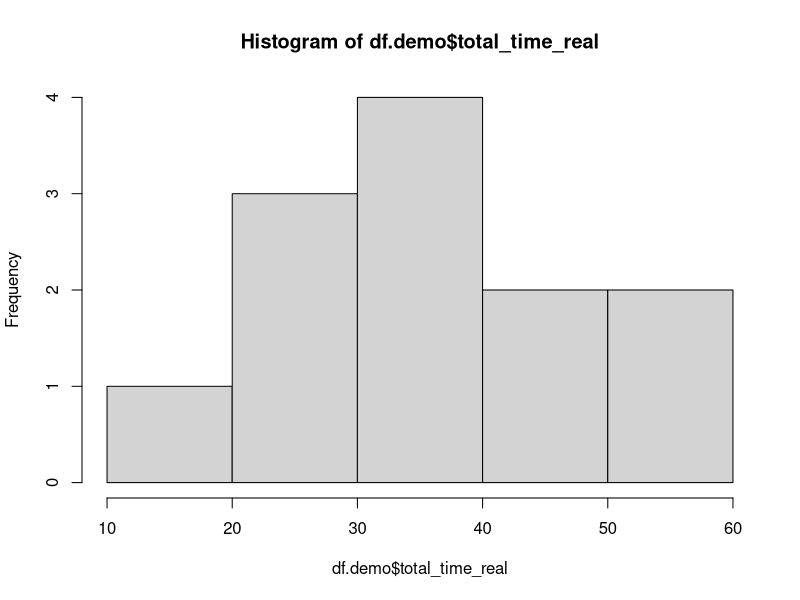
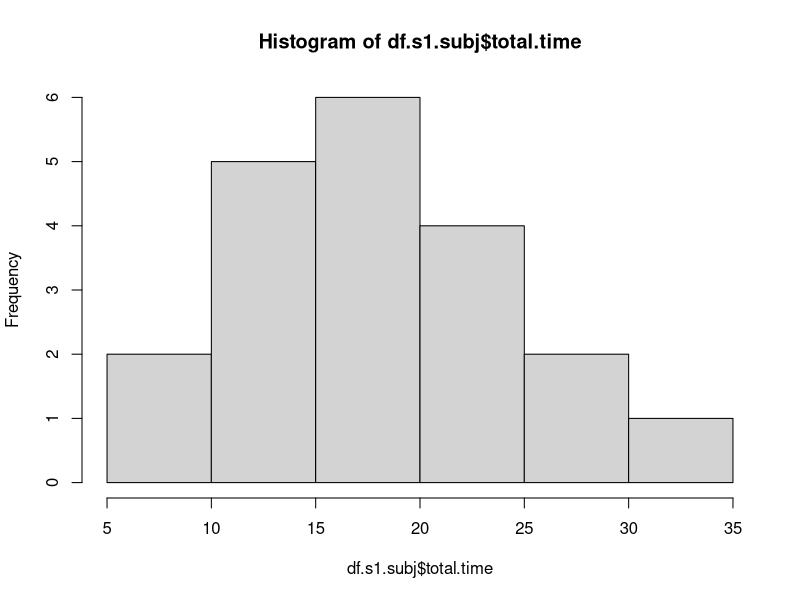
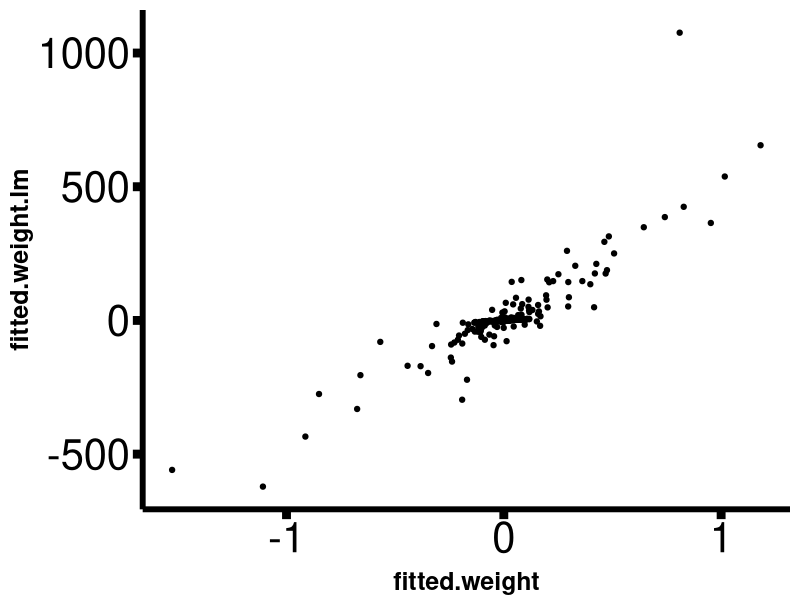
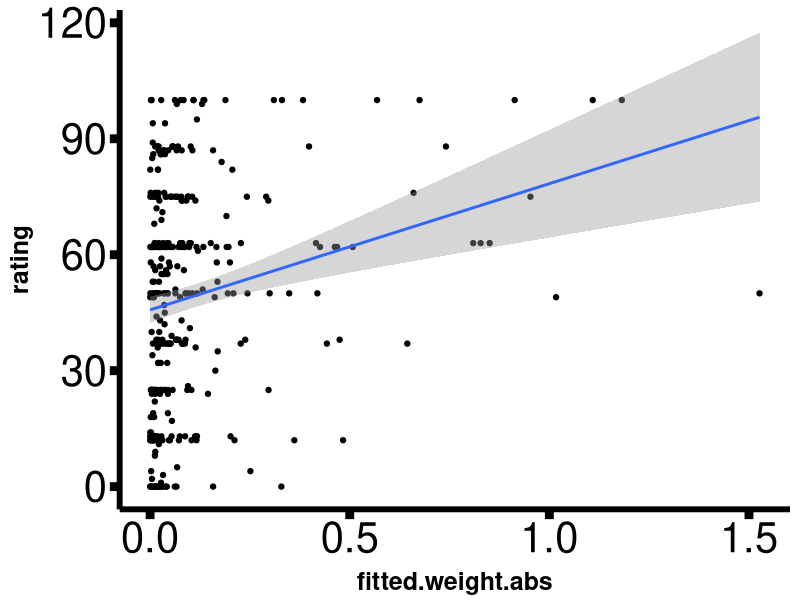
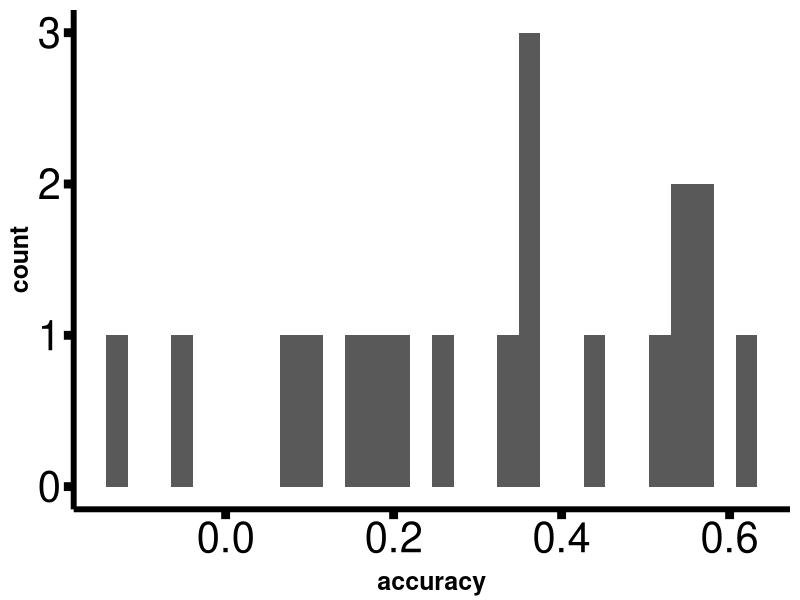
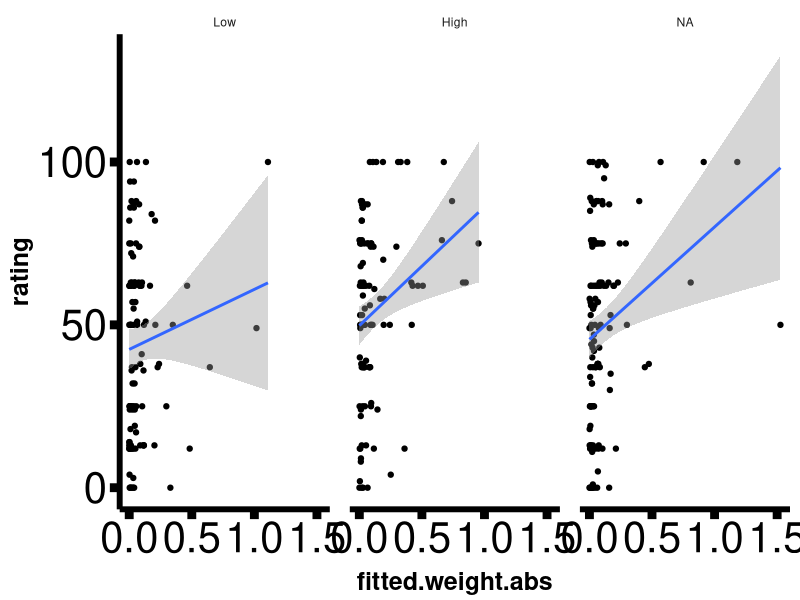
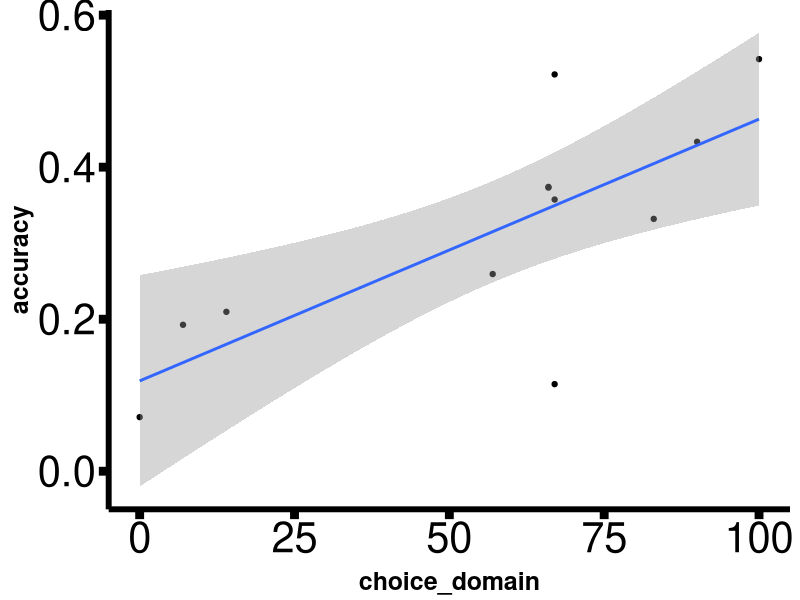
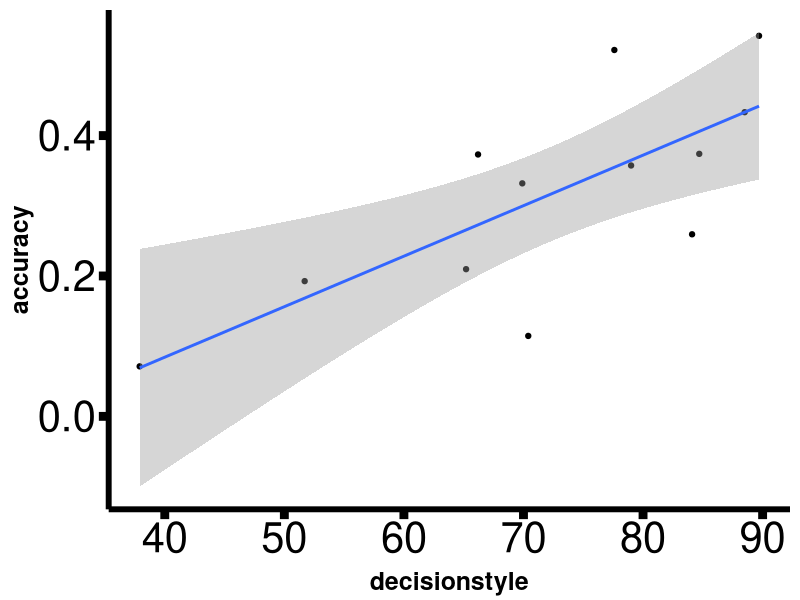

The R source for these figures, in order:

# Setup -------------------------------------------------------------------
require(dplyr)
require(ggplot2)
require(lme4)
require(lmerTest)

theme_update(strip.background = element_blank(),
             panel.grid.major = element_blank(),
             panel.grid.minor = element_blank(),
             panel.background = element_blank(),
             plot.background = element_blank(),
             axis.text=element_text(size=30, colour = "black"),
             axis.title=element_text(size=18, face = "bold"),
             axis.title.x = element_text(vjust = 0),
             legend.title = element_text(size = 24, face = "bold"),
             legend.text = element_text(size = 20),
             plot.title = element_text(size = 26, face = "bold", vjust = 1),
             panel.margin = unit(1.0, "lines"), 
             plot.margin = unit(c(0.5,  0.5, 0.5, 0.5), "lines"),
             axis.line = element_line(colour = "black", size = 2),
             axis.ticks = element_line(color = 'black', size = 3),
             axis.ticks.length = unit(.25, 'cm')
)

theme_black = function(base_size = 12, base_family = "") {
  theme_grey(base_size = base_size, base_family = base_family) %+replace%
    theme(
      # Specify axis options
      axis.line = element_blank(),  
      axis.text.x = element_text(size = base_size*0.8, color = "white", lineheight = 0.9),  
      axis.text.y = element_text(size = base_size*0.8, color = "white", lineheight = 0.9),  
      axis.ticks = element_line(color = "white", size  =  0.2),  
      axis.title.x = element_text(size = base_size, color = "white", margin = margin(0, 10, 0, 0)),  
      axis.title.y = element_text(size = base_size, color = "white", angle = 90, margin = margin(0, 10, 0, 0)),  
      axis.ticks.length = unit(0.3, "lines"),   
      # Specify legend options
      legend.background = element_rect(color = NA, fill = "black"),  
      legend.key = element_rect(color = "white",  fill = "black"),  
      legend.key.size = unit(1.2, "lines"),  
      legend.key.height = NULL,  
      legend.key.width = NULL,      
      legend.text = element_text(size = base_size*0.8, color = "white"),  
      legend.title = element_text(size = base_size*0.8, face = "bold", hjust = 0, color = "white"),  
      legend.position = "right",  
      legend.text.align = NULL,  
      legend.title.align = NULL,  
      legend.direction = "vertical",  
      legend.box = NULL, 
      # Specify panel options
      panel.grid.major = element_blank(),
      panel.grid.minor = element_blank(),
      panel.background = element_blank(),
      panel.border = element_rect(fill = NA, color = "white"),  
      # Specify facetting options
      strip.background = element_rect(fill = "grey30", color = "grey10"),  
      strip.text.x = element_text(size = base_size*0.8, color = "white"),  
      strip.text.y = element_text(size = base_size*0.8, color = "white",angle = -90),  
      # Specify plot options
      plot.background = element_rect(color = "black", fill = "black"),  
      plot.title = element_text(size = base_size*1.2, color = "white"),  
      plot.margin = unit(rep(1, 4), "lines")
    )
}
se = function(x) {return(sd(x, na.rm = T) / sqrt(sum(!is.na(x))))}
as.string.vector = function(x) {
  return(strsplit(x,',')[[1]])
}
as.numeric.vector = function(x) {
  return(as.numeric(strsplit(x,',')[[1]]))
}
as.string = function(x) {
  return(paste(x, collapse = ','))
}
dodge <- position_dodge(width=0.9)

# Only works in RStudio -- otherwise you have to set the path manually
setwd(dirname(rstudioapi::getActiveDocumentContext()$path))

# Load data ---------------------------------------------------------------
df.demo.raw = read.csv('demo.csv', stringsAsFactors = F) %>% arrange(subject) %>% mutate(total_time_real = total_time / 60000)
df.s1.raw = read.csv('s1.csv', stringsAsFactors = F) %>% arrange(subject)
df.s2.raw = read.csv('s2.csv', stringsAsFactors = F) %>% arrange(subject)


# Do filtering ---------------------------------------------------------

df.demo = df.demo.raw %>% mutate(subject = factor(subject), subject.num = as.numeric(subject))
df.s1 = df.s1.raw %>% filter(practice == 0) %>% mutate(subject = factor(subject), subject.num = as.numeric(subject))
df.s2 = df.s2.raw %>% mutate(subject = factor(subject), subject.num = as.numeric(subject))


# Clean data --------------------------------------------------------------


ds.reversed = 6:10
mindfulness.reversed = c(3,4,7,8,9,13)
sk.reversed = c(4,5,6,7,8,9,10,11,12)

df.demo$decisionstyle = numeric(nrow(df.demo))
df.demo$mindfulness = numeric(nrow(df.demo))
df.demo$sk = numeric(nrow(df.demo))

for (i in 1:nrow(df.demo)) {
  ds = as.numeric.vector(df.demo$decisionstyle_responses[i])
  ds[ds.reversed] = 100 - ds[ds.reversed]
  df.demo$decisionstyle[i] = mean(ds)
  
  mindfulness = as.numeric.vector(df.demo$mindfulness_responses[i])
  mindfulness[mindfulness.reversed] = 100 - mindfulness[mindfulness.reversed]
  df.demo$mindfulness[i] = mean(mindfulness)
  
  sk = as.numeric.vector(df.demo$selfknowledge_responses[i])
  sk[sk.reversed] = 100 - sk[sk.reversed]
  df.demo$sk[i] = mean(sk)
}

df.demo = df.demo %>%
  mutate(choice.domain.fac = factor(choice_domain > median(choice_domain), c(F,T), c('Low', 'High')),
         decisionstyle.fac = factor(decisionstyle > median(decisionstyle), c(F,T), c('Low', 'High')),
         mindfulness.fac = factor(mindfulness > median(mindfulness), c(F,T), c('Low', 'High')),
         sk.fac = factor(sk > median(sk), c(F,T), c('Low', 'High')))

df.s1$choice.domain = numeric(nrow(df.s1))
df.s1$decisionstyle = numeric(nrow(df.s1))
df.s1$mindfulness = numeric(nrow(df.s1))
df.s1$sk = numeric(nrow(df.s1))

for (i in 1:nrow(df.s1)) {
  demo.row = as.character(df.demo$subject) == as.character(df.s1$subject[i])
  if (any(demo.row)) {
    df.s1$choice.domain[i] = df.demo$choice_domain[demo.row]
    df.s1$decisionstyle[i] = df.demo$decisionstyle[demo.row]
    df.s1$mindfulness[i] = df.demo$mindfulness[demo.row]
    df.s1$sk[i] = df.demo$sk[demo.row]
  } else {
    df.s1$choice.domain[i] = NA
    df.s1$decisionstyle[i] = NA
    df.s1$mindfulness[i] = NA
    df.s1$sk[i] = NA
  }
}

df.s1 = df.s1 %>%
  mutate(choice.domain.fac = factor(choice.domain > median(choice.domain, na.rm = T), c(F,T), c('Low', 'High')),
         decisionstyle.fac = factor(decisionstyle > median(decisionstyle, na.rm = T), c(F,T), c('Low', 'High')),
         mindfulness.fac = factor(mindfulness > median(mindfulness, na.rm = T), c(F,T), c('Low', 'High')),
         sk.fac = factor(sk > median(sk,na.rm = T), c(F,T), c('Low', 'High')))


df.s2$choice.domain = numeric(nrow(df.s2))
df.s2$decisionstyle = numeric(nrow(df.s2))
df.s2$mindfulness = numeric(nrow(df.s2))
df.s2$sk = numeric(nrow(df.s2))

for (i in 1:nrow(df.s2)) {
  demo.row = as.character(df.demo$subject) == as.character(df.s2$subject[i])
  if (any(demo.row)) {
    df.s2$choice.domain[i] = df.demo$choice_domain[demo.row]
    df.s2$decisionstyle[i] = df.demo$decisionstyle[demo.row]
    df.s2$mindfulness[i] = df.demo$mindfulness[demo.row]
    df.s2$sk[i] = df.demo$sk[demo.row]
  } else {
    df.s2$choice.domain[i] = NA
    df.s2$decisionstyle[i] = NA
    df.s2$mindfulness[i] = NA
    df.s2$sk[i] = NA
  }
}

df.s2 = df.s2 %>%
  mutate(choice.domain.fac = factor(choice.domain > median(choice.domain, na.rm = T), c(F,T), c('Low', 'High')),
         decisionstyle.fac = factor(decisionstyle > median(decisionstyle, na.rm = T), c(F,T), c('Low', 'High')),
         mindfulness.fac = factor(mindfulness > median(mindfulness, na.rm = T), c(F,T), c('Low', 'High')),
         sk.fac = factor(sk > median(sk,na.rm = T), c(F,T), c('Low', 'High')))


## Stage 1 choices
atts = c('Number of Bedrooms','Size of Garage','Amount of Crime in Neighborhood','Proximity to Parks','Proximity to Waterfront/Beaches',
         'Proximity to Cafes/Restaurants','Noise Pollution','Reputation of Closest School','Amount of Natural Light','Age of Building','Washer/Dryer','Size of Yard','Fireplace',
         'Central AC','Climate of Area','Hardwood Floors','Freshly Painted Exterior','Size of Home')

att.nums = 1:length(atts)
att.nums.str = as.character(att.nums)

atts.opt1 = paste0(atts,'.opt1')
atts.opt2 = paste0(atts,'.opt2')
atts.opt1.enclosed = paste0('`',atts.opt1,'`')
atts.opt2.enclosed = paste0('`',atts.opt2,'`')
atts.opt.diff = paste0(atts,'.diff')
atts.opt.diff.enclosed = paste0('`',atts.opt.diff,'`')

#df.s1.modeling = df.s1

df.s1[,atts.opt1] = NA
df.s1[,atts.opt2] = NA
#df.s1.modeling[,att.nums.str] = NA

df.avail.atts = data.frame(matrix(0,nrow = nrow(df.s1), ncol = length(atts)+1))
colnames(df.avail.atts) = c('subject.num', atts.opt1)
df.avail.atts$subject.num = df.s1$subject.num

for (i in 1:nrow(df.s1)) {
  cur.atts = as.string.vector(df.s1$attributes[i])
  cur.opt1.vals = as.string.vector(df.s1$opt1_values[i])
  cur.opt2.vals = as.string.vector(df.s1$opt2_values[i])
  
  cur.att.nums = numeric(length(cur.atts))
  for (j in 1:length(cur.atts)) {
    cur.att.nums[j] = which(cur.atts[j] == atts)
    df.s1[i,atts.opt1[cur.att.nums[j]]] = cur.opt1.vals[j]
    df.s1[i,atts.opt2[cur.att.nums[j]]] = cur.opt2.vals[j]
    df.avail.atts[i,atts.opt1[cur.att.nums[j]]] = 1
  }
  
  df.s1$att.nums[i] = as.string(cur.att.nums)
}

# clean up data
scale1 = c('None', 'Small', 'Medium', 'Large')
scale2 = c('Very Low', 'Low', 'Moderate', 'High', 'Very High')
scale3 = c('Very Bad', 'Bad', 'Moderate', 'Good', 'Very Good')
scale4 = c('Old', 'Medium', 'New')
scale5 = c('No', 'Yes')
scale6 = c('No natural light', 'A little natural light', 'Moderate natural light', 'A lot of natural light')
scale7 = c('Low', 'Medium', 'High')

for (i in 1:length(atts)) {
  cur.att.opt1 = paste0(atts[i],'.opt1')
  cur.att.opt2 = paste0(atts[i],'.opt2')
  
  if (atts[i] %in% c('Number of Bedrooms')) {
    df.s1[,cur.att.opt1] = as.numeric(df.s1[,cur.att.opt1])
    df.s1[,cur.att.opt2] = as.numeric(df.s1[,cur.att.opt2])
  } else if (atts[i] %in% c('Size of Home', 'Proximity to Parks', 'Proximity to Waterfront/Beaches', 'Proximity to Cafes/Restaurants')) {
    df.s1[,cur.att.opt1] = as.numeric(sub('\\ .*', '', df.s1[,cur.att.opt1]))
    df.s1[,cur.att.opt2] = as.numeric(sub('\\ .*', '', df.s1[,cur.att.opt2]))
  } else if (atts[i] %in% c('Amount of Crime in Neighborhood')) {
    df.s1[,cur.att.opt1] = as.numeric(factor(df.s1[,cur.att.opt1], scale2))
    df.s1[,cur.att.opt2] = as.numeric(factor(df.s1[,cur.att.opt2], scale2))
  } else if (atts[i] %in% c('Central AC', 'Fireplace', 'Hardwood Floors', 'Freshly Painted Exterior', 'Washer/Dryer')) {
    df.s1[,cur.att.opt1] = as.numeric(factor(df.s1[,cur.att.opt1], scale5))
    df.s1[,cur.att.opt2] = as.numeric(factor(df.s1[,cur.att.opt2], scale5))
  } else if (atts[i] %in% c('Size of Garage', 'Size of Yard')) {
    df.s1[,cur.att.opt1] = as.numeric(factor(df.s1[,cur.att.opt1], scale1))
    df.s1[,cur.att.opt2] = as.numeric(factor(df.s1[,cur.att.opt2], scale1))
  } else if (atts[i] %in% c('Age of Building')) {
    df.s1[,cur.att.opt1] = as.numeric(factor(df.s1[,cur.att.opt1], scale4))
    df.s1[,cur.att.opt2] = as.numeric(factor(df.s1[,cur.att.opt2], scale4))
  } else if (atts[i] %in% c('Amount of Natural Light')) {
    df.s1[,cur.att.opt1] = as.numeric(factor(df.s1[,cur.att.opt1], scale6))
    df.s1[,cur.att.opt2] = as.numeric(factor(df.s1[,cur.att.opt2], scale6))
  } else if (atts[i] %in% c('Reputation of Closest School', 'Climate of Area')) {
    df.s1[,cur.att.opt1] = as.numeric(factor(df.s1[,cur.att.opt1], scale3))
    df.s1[,cur.att.opt2] = as.numeric(factor(df.s1[,cur.att.opt2], scale3))
  } else if (atts[i] %in% c('Noise Pollution')) {
    df.s1[,cur.att.opt1] = as.numeric(factor(df.s1[,cur.att.opt1], scale7))
    df.s1[,cur.att.opt2] = as.numeric(factor(df.s1[,cur.att.opt2], scale7))
  }
}

# compute diffs
for (i in 1:length(atts)) {
  df.s1[,paste0(atts[i], '.diff')] = df.s1[,atts.opt2[i]] - df.s1[,atts.opt1[i]]
}

# normalize attribute values
df.s1.scaled = df.s1
for (i in df.s1$subject.num) {
  subj.rows = df.s1$subject.num == i
  df.s1.scaled[subj.rows, c(atts.opt1, atts.opt2, atts.opt.diff)] = scale(df.s1[subj.rows, c(atts.opt1, atts.opt2, atts.opt.diff)])
}

df.s1.scaled.nonan = df.s1.scaled
for (i in 1:ncol(df.s1.scaled)) {
  df.s1.scaled.nonan[is.na(df.s1.scaled.nonan[,i]),i] = 0
}

# Check out data ----------------------------------------------------------

hist(df.demo$total_time_real)

df.s1.subj = df.s1 %>% group_by(subject) %>%
  summarize(total.time = sum(rt) / 60000)
hist(df.s1.subj$total.time)
num.subj = nrow(df.s1.subj)

# run analysis!
formula = paste0('choice ~ ',
                 paste(atts.opt.diff.enclosed, collapse = " + "))
for (i in df.s1.scaled.nonan$subject.num) {
  cur.df.s1 = df.s1.scaled.nonan %>% filter(subject.num == i)
  m = glm(as.formula(formula), cur.df.s1, family = 'binomial')
  m.coefs = m$coefficients[-1]
  for (att in 1:length(m.coefs)) {
    df.s2$fitted.weight.lm[df.s2$subject.num == i & df.s2$attribute == atts[att]] = m.coefs[att]
  }
}

# get data for modeling ---------------------------------------------------

write.table(df.s1.scaled %>% select(subject.num, all_of(atts.opt1)), 'modeling_opts1.csv', row.names = F, col.names = F, sep = ",")
write.table(df.s1.scaled %>% select(subject.num, all_of(atts.opt2)), 'modeling_opts2.csv', row.names = F, col.names = F, sep = ",")
write.table(df.s1 %>% select(subject.num, choice) %>% mutate(choice = choice + 1), 'modeling_choice.csv', row.names = F, col.names = F, sep = ",")
write.table(df.avail.atts, 'modeling_avail_atts.csv', row.names = F, col.names = F, sep = ",")

# import modeling results -------------------------------------------------

df.fitted = read.csv('fitted_empirical_weights_priors.csv', header = F)
colnames(df.fitted) = atts

for (i in 1:nrow(df.s2)) {
  df.s2$fitted.weight[i] = df.fitted[df.s2$subject.num[i],df.s2$attribute[i]]
}

df.s2$fitted.weight.abs = abs(df.s2$fitted.weight)

df.s2.subj = df.s2 %>% group_by(subject) %>%
  summarize(accuracy = cor(fitted.weight.abs, rating))
for (i in 1:nrow(df.demo)) {
  df.demo$accuracy[i] = df.s2.subj$accuracy[as.character(df.s2.subj$subject) == as.character(df.demo$subject[i])]
}


ggplot(df.s2, aes(x = fitted.weight, y = fitted.weight.lm)) +
  geom_point()
ggplot(df.s2, aes(x = fitted.weight.abs, y = rating)) +
  geom_point() +
  geom_smooth(method='lm')
m1 = lmer(fitted.weight.abs ~ rating + (rating | subject), data = df.s2)
summary(rePCA(m1))
m2 = lmer(fitted.weight.abs ~ rating + (1 | subject), data = df.s2)
summary(rePCA(m2))
summary(m2)

ggplot(df.s2.subj, aes(x = accuracy)) +
  geom_histogram()

# moderators --------------------------------------------------------------

ggplot(df.s2, aes(x = fitted.weight.abs, y = rating)) +
  geom_point() +
  geom_smooth(method='lm') +
  facet_wrap(~choice.domain.fac)
m.choicedomain = lmer(fitted.weight.abs ~ rating * choice.domain + (1 | subject), data = df.s2)
summary(m.choicedomain)

ggplot(df.demo, aes(x = choice_domain, y = accuracy)) +
  geom_point() +
  geom_smooth(method='lm')
m.choicedomain2 = lm(accuracy ~ choice_domain, data = df.demo)
summary(m.choicedomain2)


ggplot(df.demo, aes(x = decisionstyle, y = accuracy)) +
  geom_point() +
  geom_smooth(method='lm')
m.ds = lm(accuracy ~ decisionstyle, data = df.demo)
summary(m.ds)


ggplot(df.demo, aes(x = mindfulness, y = accuracy)) +
  geom_point() +
  geom_smooth(method='lm')
m.mindfulness = lm(accuracy ~ mindfulness, data = df.demo)
summary(m.mindfulness)



ggplot(df.demo, aes(x = sk, y = accuracy)) +
  geom_point() +
  geom_smooth(method='lm')
m.mods = lm(accuracy ~ decisionstyle + mindfulness + sk, data = df.demo)
summary(m.mods)

ggplot(df.demo, aes(x = decisionstyle, y = mindfulness)) +
  geom_point() +
  geom_smooth(method='lm')
ggplot(df.demo, aes(x = sk, y = mindfulness)) +
  geom_point() +
  geom_smooth(method='lm')
ggplot(df.demo, aes(x = decisionstyle, y = sk)) +
  geom_point() +
  geom_smooth(method='lm')


# save data ---------------------------------------------------------------

save.image('analysis.rdata')
